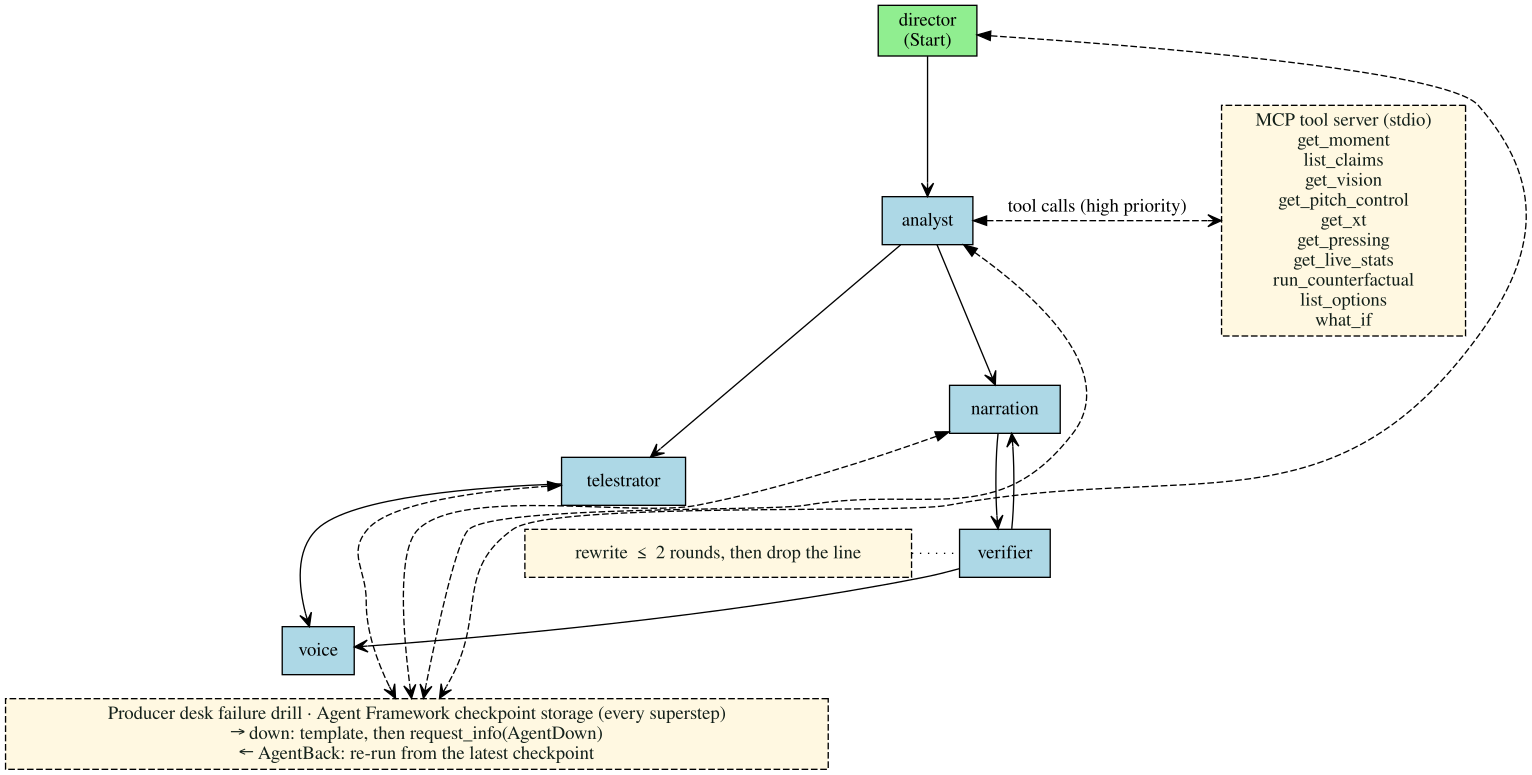

Recreate this plot in Python.
"""The crew's workflow diagram, drawn by Microsoft Agent Framework itself (SPEC 6).

    uv run python docs/crew_workflow.py            # docs/crew_workflow.mmd, .dot, .svg, -dark.svg
    uv run python docs/crew_workflow.py --check   # exit 1 if a committed file has drifted

WorkflowViz(build_workflow(Crew(None, None))) supplies the graph. to_mermaid() and to_digraph()
are kept verbatim, then annotations derived from the code are appended and marked as not drawn by
WorkflowViz: the MCP tool server and its tools, the Verifier rewrite loop (at most MAX_REWRITES
rounds), and the failure drill with checkpoint bring-back. Templates are left off so the diagram
stays readable. The SVGs are Graphviz renderings of the DOT, light and a dark variant held only
in memory. Without `dot` on PATH the text files are still written and the process exits 2,
printing the Docker command that renders them. tests/test_crew_workflow_diagram.py fails when the
committed files drift. It checks each SVG's stamped hash of the DOT source, not the rendering, so
a hand-edited SVG body that keeps its stamp passes: only re-render them, never edit them.
"""

from __future__ import annotations

import argparse
import asyncio
import functools
import hashlib
import re
import shutil
import subprocess
import sys
from pathlib import Path

from agent_framework import WorkflowViz

# The repo root, so `agents` imports when this file runs as a script from docs/.
sys.path.insert(0, str(Path(__file__).resolve().parents[1]))

from agents.mcp_server import build_server  # noqa: E402
from agents.workflow import (  # noqa: E402
    MAX_REWRITES,
    AgentBack,
    AgentDown,
    Analyst,
    Crew,
    Verifier,
    build_workflow,
)

DOCS = Path(__file__).resolve().parent
MMD = DOCS / "crew_workflow.mmd"
DOT = DOCS / "crew_workflow.dot"
SVG = DOCS / "crew_workflow.svg"
SVG_DARK = DOCS / "crew_workflow-dark.svg"

_NOTE = "Annotations from the code (agents/…), not drawn by WorkflowViz:"
_DRILL = "Producer desk failure drill · Agent Framework checkpoint storage (every superstep)"
_MCP_EDGE = "tool calls (high priority)"
_DOWN = "down: template, then request_info(AgentDown)"
_BACK = "AgentBack: re-run from the latest checkpoint"
# One two-way edge per agent step; what the two directions mean is in the drill node's label.
_DRILL_LABEL = f"{_DRILL}\n→ {_DOWN}\n← {_BACK}"
# `filled` is required for fillcolor to paint; `dashed` sets the notes apart from WorkflowViz.
_NOTE_STYLE = 'style="filled,dashed", fillcolor="#fff8e1", fontcolor="#13201a"'
_NOTE_IDS = ("mcp", "rewrite", "drill")
_DIGRAPH_OPEN = "digraph Workflow {\n"
# WorkflowViz's own edge default. Colours stated before it lose to it.
_VIZ_EDGE_DEFAULT = "  edge [color=black, arrowhead=vee];\n"
_DARK_DEFAULTS = (
    '  graph [bgcolor="#0d1117", fontcolor="#e6edf3"];\n'
    '  node [fontcolor="#e6edf3", color="#c9d1d9", fillcolor="#161b22"];\n'
    '  edge [color="#c9d1d9", fontcolor="#e6edf3"];\n'
)
_NAMED_LIGHT_FILL = re.compile(
    r'"([^"]+)" \[[^\[\]]*fillcolor=(lightgreen|lightgoldenrod|lightblue)\b'
)
_ARROW = re.compile(r"<-->|==>|-\.->|-->")
_RENDER_WITH_DOT = (
    'docker run --rm -v "$PWD":/app -w /app python:3.11-slim bash -c '
    '"apt-get update -qq && apt-get install -y -qq graphviz >/dev/null && '
    "pip install -q uv && uv sync --locked -q && "
    'uv run --no-sync python docs/crew_workflow.py"'
)


@functools.cache
def _workflow():
    return build_workflow(Crew(None, None))


def mcp_tools() -> list[str]:
    """Tool names the Analyst's MCP server exposes, in the server's order."""
    server = build_server(None)
    return [tool.name for tool in asyncio.run(server.list_tools())]


def annotated_steps() -> list[str]:
    """Executor ids that ask to be brought back, in the workflow's order."""
    pair = (AgentDown, AgentBack)
    return [
        executor_id
        for executor_id, executor in _workflow().executors.items()
        if pair in executor._response_handlers
    ]


def source_hash(text: str) -> str:
    """sha256 hex of `text` as UTF-8, the digest stamped into each SVG."""
    return hashlib.sha256(text.encode("utf-8")).hexdigest()


def _executor_id(kind: type) -> str:
    found = [eid for eid, executor in _workflow().executors.items() if isinstance(executor, kind)]
    if len(found) != 1:
        raise RuntimeError(f"expected one {kind.__name__} executor, found {found}")
    return found[0]


def _note_ids() -> tuple[str, str, str]:
    clash = set(_NOTE_IDS) & set(_workflow().executors)
    if clash:
        raise RuntimeError(f"annotation ids clash with executors: {sorted(clash)}")
    return _NOTE_IDS


def _rewrite_label() -> str:
    return f"rewrite ≤ {MAX_REWRITES} rounds, then drop the line"


def _dot_escape(label: str) -> str:
    return label.replace("\\", "\\\\").replace('"', '\\"').replace("\n", "\\n")


def _note(node_id: str, label: str) -> str:
    return f'  "{node_id}" [label="{_dot_escape(label)}", {_NOTE_STYLE}];'


def _dot_annotations() -> str:
    _note_ids()
    analyst, verifier = _executor_id(Analyst), _executor_id(Verifier)
    mcp_label = "MCP tool server (stdio)\n" + "\n".join(mcp_tools())
    lines = [
        f"  // {_NOTE}",
        _note("mcp", mcp_label),
        _note("rewrite", _rewrite_label()),
        _note("drill", _DRILL_LABEL),
        f'  {{ rank=same; "{analyst}"; "mcp"; }}',
        f'  {{ rank=same; "{verifier}"; "rewrite"; }}',
        '  { rank=sink; "drill"; }',
        f'  "{analyst}" -> "mcp" [style=dashed, dir=both, label="{_MCP_EDGE}"];',
        f'  "rewrite" -> "{verifier}" [style=dotted, arrowhead=none];',
    ]
    for step in annotated_steps():
        # constraint=false: the drill's edges do not move WorkflowViz's ranks.
        lines.append(f'  "{step}" -> "drill" [style=dashed, dir=both, constraint=false];')
    return "\n" + "\n".join(lines) + "\n"


def _arrow_count(text: str) -> int:
    return len(_ARROW.findall(text))


def _mermaid_annotations(drawn: str) -> str:
    mcp, rewrite, drill = _note_ids()
    analyst, verifier = _executor_id(Analyst), _executor_id(Verifier)
    tools = "<br/>".join(mcp_tools())
    lines = [
        f"  %% {_NOTE}",
        f'  {mcp}["MCP tool server (stdio)<br/>{tools}"];',
        f'  {rewrite}["{_rewrite_label()}"];',
        f'  {drill}["{_DRILL}<br/>→ {_DOWN}<br/>← {_BACK}"];',
    ]
    edges = [
        (f'{analyst} <-->|"{_MCP_EDGE}"| {mcp};', "dashed"),
        (f"{rewrite} -.-> {verifier};", "dotted"),
    ]
    for step in annotated_steps():
        edges.append((f"{step} <--> {drill};", "dashed"))
    lines.extend(f"  {edge}" for edge, _style in edges)
    # linkStyle numbers every arrow in order, WorkflowViz's included.
    start = _arrow_count(drawn)
    for offset, (_edge, style) in enumerate(edges):
        dash = "5 5" if style == "dashed" else "1 3"
        lines.append(f"  linkStyle {start + offset} stroke-dasharray:{dash};")
    lines.append("  classDef note stroke-dasharray:5 5,fill:#fff8e1,stroke:#8a5a00;")
    lines.append(f"  class {','.join(_note_ids())} note;")
    return "\n".join(lines) + "\n"


def mermaid() -> str:
    drawn = WorkflowViz(_workflow()).to_mermaid()
    return drawn + "\n\n" + _mermaid_annotations(drawn)


def _keep_light_fills_readable(text: str) -> str:
    """A node that names a light fill keeps it. The dark theme's default font is light, so
    restate a dark font on that node or the label sinks into the fill."""
    nodes = _NAMED_LIGHT_FILL.findall(text)
    if not nodes:
        return text
    extra = "\n".join(f'  "{node}" [fontcolor="#13201a"];' for node, _fill in nodes)
    head, brace, tail = text.rpartition("}")
    return f"{head}{extra}\n{brace}{tail}"


def _darken(text: str) -> str:
    """Same graph, dark ground. WorkflowViz's lines stay. Graph, node and edge defaults go in
    right after `digraph Workflow {`. They apply only to objects declared later, and WorkflowViz
    then sets fillcolor and the edge colour, so the same defaults are stated again after those
    lines, where they win."""
    if not text.startswith(_DIGRAPH_OPEN):
        raise RuntimeError("WorkflowViz digraph did not open with 'digraph Workflow {'")
    text = _DIGRAPH_OPEN + _DARK_DEFAULTS + text[len(_DIGRAPH_OPEN) :]
    if _VIZ_EDGE_DEFAULT not in text:
        raise RuntimeError("WorkflowViz edge default changed; the dark theme would not apply")
    text = text.replace(_VIZ_EDGE_DEFAULT, _VIZ_EDGE_DEFAULT + _DARK_DEFAULTS, 1)
    return _keep_light_fills_readable(text)


def dot(dark: bool = False) -> str:
    drawn = WorkflowViz(_workflow()).to_digraph()
    if not drawn.endswith("}"):
        raise RuntimeError("WorkflowViz digraph did not end with '}'")
    text = drawn[:-1] + _dot_annotations() + "}\n"
    return _darken(text) if dark else text


def _stamp(svg: str, source: str) -> str:
    """The line after the XML declaration names the DOT this SVG was drawn from."""
    comment = f"<!-- crew_workflow source sha256: {source_hash(source)} -->"
    lines = svg.splitlines(keepends=True)
    for index, line in enumerate(lines):
        if line.startswith("<?xml") and "?>" in line:
            lines.insert(index + 1, comment + "\n")
            return "".join(lines)
    raise RuntimeError("Graphviz SVG has no <?xml ...?> declaration")


def _render_svg(path: Path, source: str) -> None:
    rendered = subprocess.run(
        ["dot", "-Tsvg"], input=source, capture_output=True, text=True, check=True
    )
    path.write_text(_stamp(rendered.stdout, source), encoding="utf-8")


def _check() -> int:
    """Exit status: 0 when the committed files match, 1 and the file's name when one does not."""
    expected = {MMD: mermaid(), DOT: dot()}
    bad: list[Path] = []
    for path, text in expected.items():
        if not path.is_file() or path.read_text(encoding="utf-8") != text:
            bad.append(path)
    for path, source in ((SVG, dot()), (SVG_DARK, dot(dark=True))):
        comment = f"<!-- crew_workflow source sha256: {source_hash(source)} -->"
        if not path.is_file() or comment not in path.read_text(encoding="utf-8"):
            bad.append(path)
    for path in bad:
        print(f"{path.relative_to(DOCS.parent)} differs")
    return 1 if bad else 0


def _write() -> None:
    for path, text in ((MMD, mermaid()), (DOT, dot())):
        path.write_text(text, encoding="utf-8")
        print(f"wrote {path.relative_to(DOCS.parent)}")
    if shutil.which("dot") is None:
        print(_RENDER_WITH_DOT)
        raise SystemExit(2)
    for path, source in ((SVG, dot()), (SVG_DARK, dot(dark=True))):
        _render_svg(path, source)
        print(f"wrote {path.relative_to(DOCS.parent)}")


def main() -> None:
    parser = argparse.ArgumentParser(description="Write the crew workflow diagram.")
    parser.add_argument(
        "--check",
        action="store_true",
        help="write nothing; exit 1 if a committed file has drifted",
    )
    args = parser.parse_args()
    if args.check:
        raise SystemExit(_check())
    _write()


if __name__ == "__main__":
    main()
